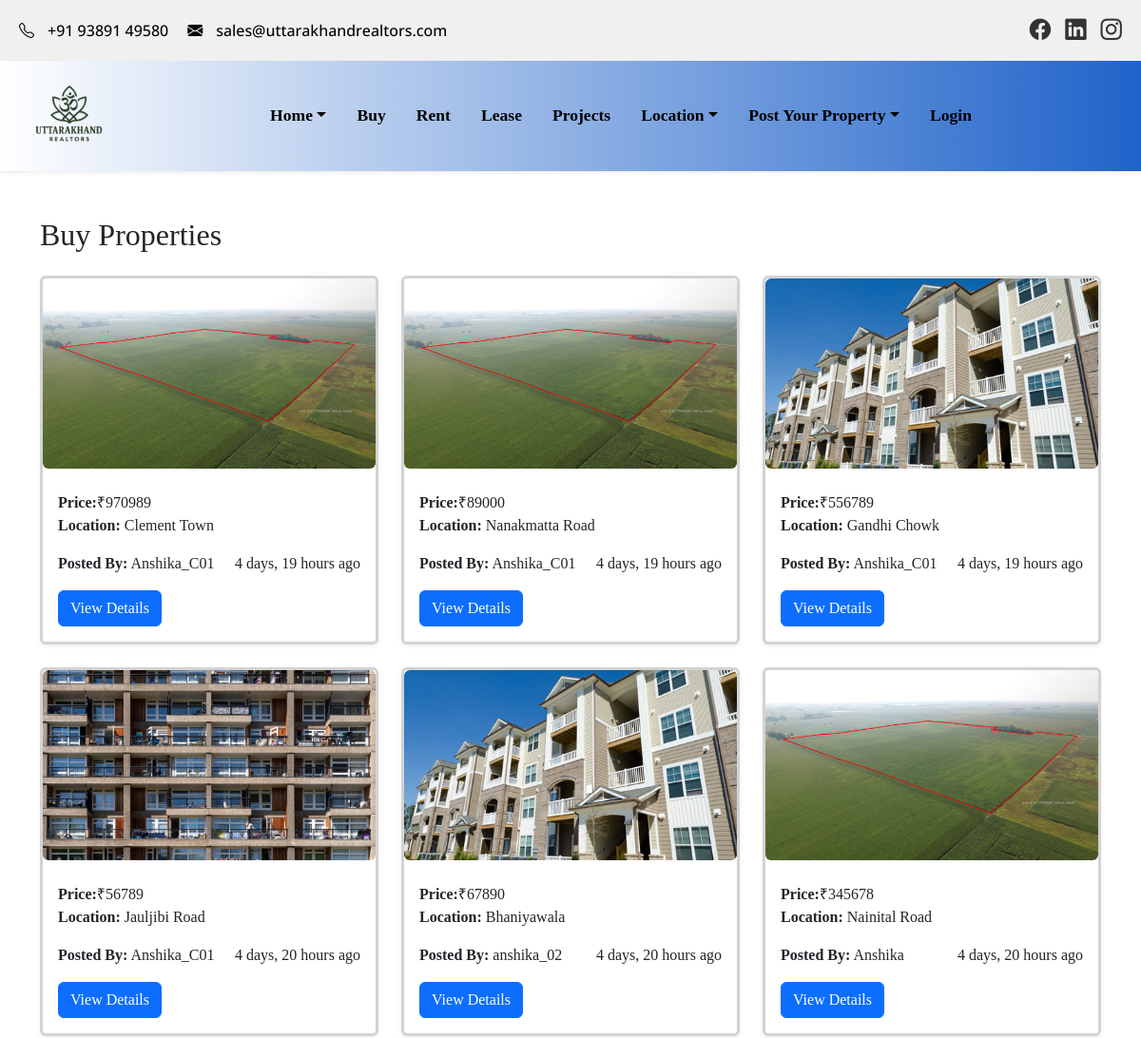
Page /buy/ (upper part) on the earlier database version.
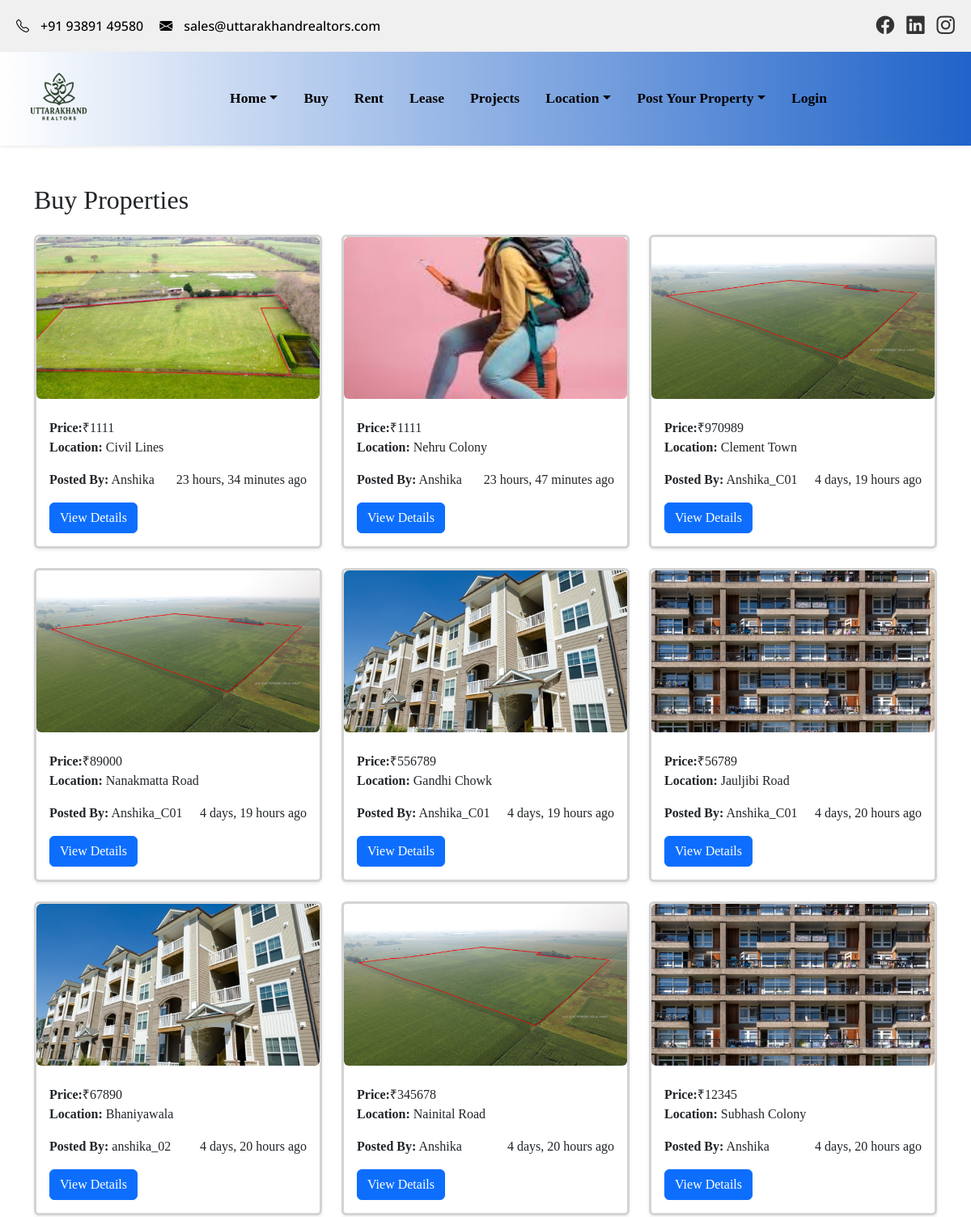
Same page on the later database version.
### my_app/models.py (models this page shows, shortened)
class Property(models.Model):
    purpose = models.ForeignKey(Purpose, on_delete=models.SET_NULL, null=True)
    property_type = models.ForeignKey(PropertyType, on_delete=models.SET_NULL, null=True)
    city = models.ForeignKey(City, on_delete=models.SET_NULL, null=True)
    location = models.ForeignKey(Location, on_delete=models.SET_NULL, null=True)
    price = models.PositiveIntegerField()
    area = models.PositiveIntegerField(null=True, blank=True)  # in sq.ft
    description = models.TextField(max_length=1000)
    facing = models.CharField(max_length=50, null=True, blank=True)
    ownership = models.CharField(max_length=100, null=True, blank=True)
    transaction_type = models.CharField(max_length=100, null=True, blank=True)
    agent_phone = models.CharField(max_length=15, null=True, blank=True)
    brochure = models.FileField(upload_to='property/brochures/', null=True, blank=True)
    posted_on = models.DateTimeField(auto_now_add=True)
    posted_by = models.ForeignKey(User, on_delete=models.SET_NULL, null=True, blank=True)
    is_approved = models.BooleanField(default=False)

class PropertyImage(models.Model):
    property = models.ForeignKey(Property, related_name='images', on_delete=models.CASCADE)
    image = models.ImageField(upload_to='property_images/')

class Location(models.Model):
    name = models.CharField(max_length=100)
    city = models.ForeignKey(City, on_delete=models.CASCADE, related_name='locations')

### my_app/views.py (the view)
# urls.py: path('buy/', views.buy_properties, name='buy_properties'),
def buy_properties(request):
    try:
        sell_purpose = Purpose.objects.get(name__iexact="Sell")
        properties = Property.objects.filter(purpose=sell_purpose, is_approved=True).prefetch_related('images').order_by('-id')
    except Purpose.DoesNotExist:
        properties = Property.objects.none()
    return render(request, 'buy.html', {'properties': properties})

### my_app/templates/buy.html (shortened to what this page needs)
{% extends 'common.html' %}
{% block content %}
  <div class="container py-5">
    <h2 class="mb-4">Buy Properties</h2>
    <div class="row">
      {% for property in properties %}
        <div class="col-md-4 mb-4">
          <div class="card h-100 shadow-sm " style="border: 3px solid lightgray;">
            {% if property.images.all %}
              <img src="{{ property.images.all.0.image.url }}" class="img rounded " style="height: 200px; object-fit: cover;" alt="Property Image" />
            {% else %}
              <img src="https://via.placeholder.com/400x300?text=No+Image" class="img-fluid rounded" alt="No image available" />
            {% endif %}
            <div class="card-body">
              <p class="card-text mb-0">
                <strong>Price:</strong>₹{{ property.price }}
              </p>
              <p class="card-text mt-0">
                <strong>Location:</strong> {{ property.location.name }}
              </p>
              <div class="d-flex justify-content-between">
                <p>
                  <strong>Posted By:</strong>
                  {% if property.posted_by %}
                    {{ property.posted_by.username }}
                  {% else %}
                    Admin
                  {% endif %}
                </p>
                <p>{{ property.posted_on|timesince }} ago</p>
              </div>
              <a href="{% url 'property_detail' property.pk %}" class="btn btn-primary">View Details</a>
            </div>
          </div>
        </div>
      {% empty %}
        <p class="text-muted">No properties available for buying at the moment.</p>
      {% endfor %}
    </div>
  </div>
{% endblock %}

Differences in the rows shown:
added Property: images.all.0.image (picture), price "1111", location.name "Civil Lines", posted_by.username "Anshika", posted_on "23 hours, 34 minutes"
added Property: images.all.0.image (picture), price "1111", location.name "Nehru Colony", posted_by.username "Anshika", posted_on "23 hours, 47 minutes"
now on this page (row unchanged): Property: images.all.0.image (picture), price "12345", location.name "Subhash Colony", posted_by.username "Anshika", posted_on "4 days, 20 hours"
